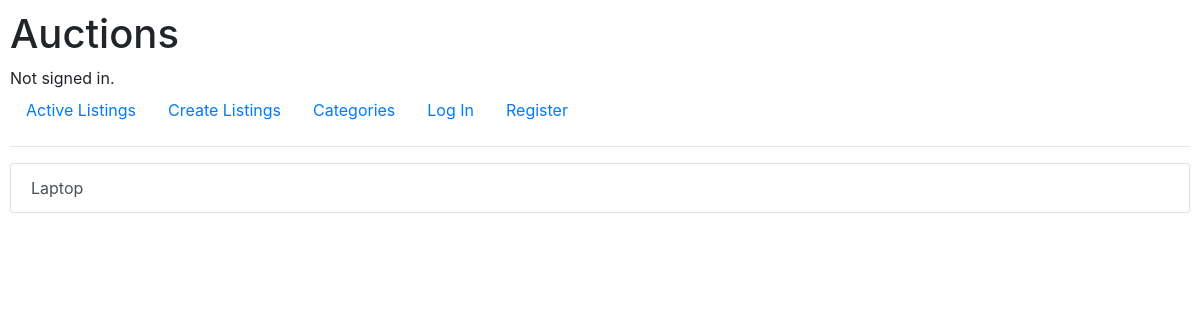
The page /categories on the database as committed earlier.
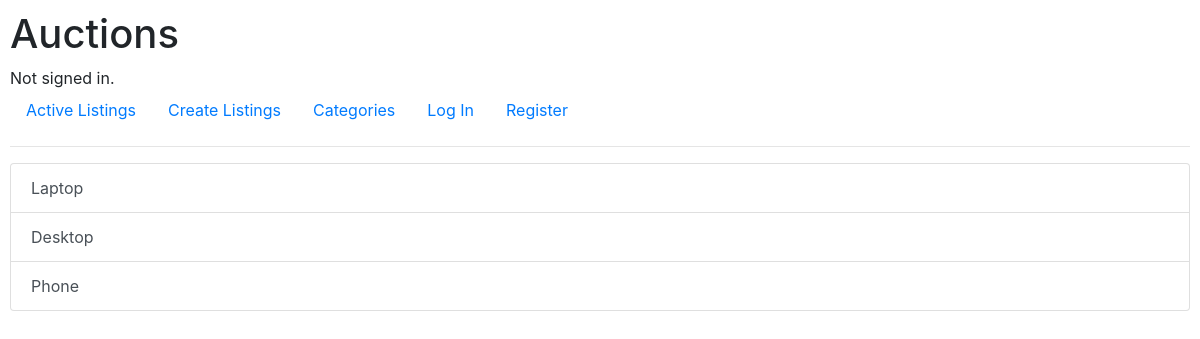
The same page on the database as committed later.
### auctions/models.py (models this page shows, shortened)
class Category(models.Model):
    name = models.CharField(max_length=64)

### auctions/views.py (the view)
# urls.py: path("categories", views.categories, name="categories"),
def categories(request):
        categories = Category.objects.all()
        return render(request, "auctions/categories.html", {
            "categories": categories
        })

### auctions/templates/auctions/categories.html
{% extends "auctions/layout.html" %}
{% block body %}
    {% if categories %}
        <div class="list-group">
            {% for category in categories %}
        <a href="{% url 'category_listings' category.id %}" class="list-group-item list-group-item-action">{{ category.name }}</a>
            {% endfor %}
    </div>
    {% else %}
    <p>There are currently no listings.</p>
    {% endif %}
{% endblock %}

Rows that differ between the two databases and show on the page:
added Category: name "Desktop"
added Category: name "Phone"
